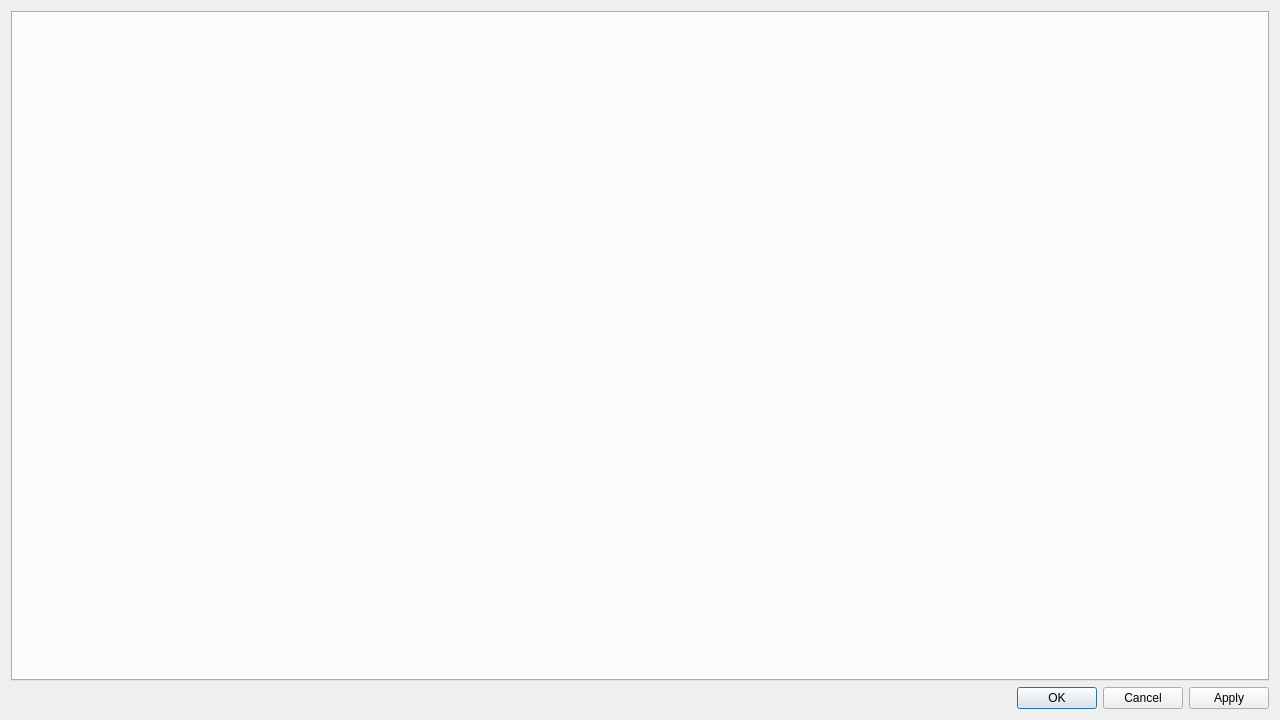
<?xml version="1.0" encoding="UTF-8"?>
<ui version="4.0">
 <class>PlayerEditor</class>
 <widget class="QDialog" name="PlayerEditor">
  <property name="geometry">
   <rect>
    <x>0</x>
    <y>0</y>
    <width>1280</width>
    <height>720</height>
   </rect>
  </property>
  <property name="sizePolicy">
   <sizepolicy hsizetype="Preferred" vsizetype="Preferred">
    <horstretch>0</horstretch>
    <verstretch>0</verstretch>
   </sizepolicy>
  </property>
  <property name="windowTitle">
   <string>Player Editor</string>
  </property>
  <layout class="QVBoxLayout" name="verticalLayout">
   <item>
    <widget class="QTabWidget" name="tabWidget">
    </widget>
   </item>
   <item>
    <widget class="QDialogButtonBox" name="buttonBox">
     <property name="orientation">
      <enum>Qt::Horizontal</enum>
     </property>
     <property name="standardButtons">
      <set>QDialogButtonBox::Apply|QDialogButtonBox::Cancel|QDialogButtonBox::Ok</set>
     </property>
    </widget>
   </item>
  </layout>
 </widget>
 <resources/>
 <connections>
  <connection>
   <sender>buttonBox</sender>
   <signal>rejected()</signal>
   <receiver>PlayerEditor</receiver>
   <slot>reject()</slot>
   <hints>
    <hint type="sourcelabel">
     <x>316</x>
     <y>260</y>
    </hint>
    <hint type="destinationlabel">
     <x>286</x>
     <y>274</y>
    </hint>
   </hints>
  </connection>
  <connection>
   <sender>buttonBox</sender>
   <signal>accepted()</signal>
   <receiver>PlayerEditor</receiver>
   <slot>accept()</slot>
   <hints>
    <hint type="sourcelabel">
     <x>248</x>
     <y>254</y>
    </hint>
    <hint type="destinationlabel">
     <x>157</x>
     <y>274</y>
    </hint>
   </hints>
  </connection>
 </connections>
</ui>
